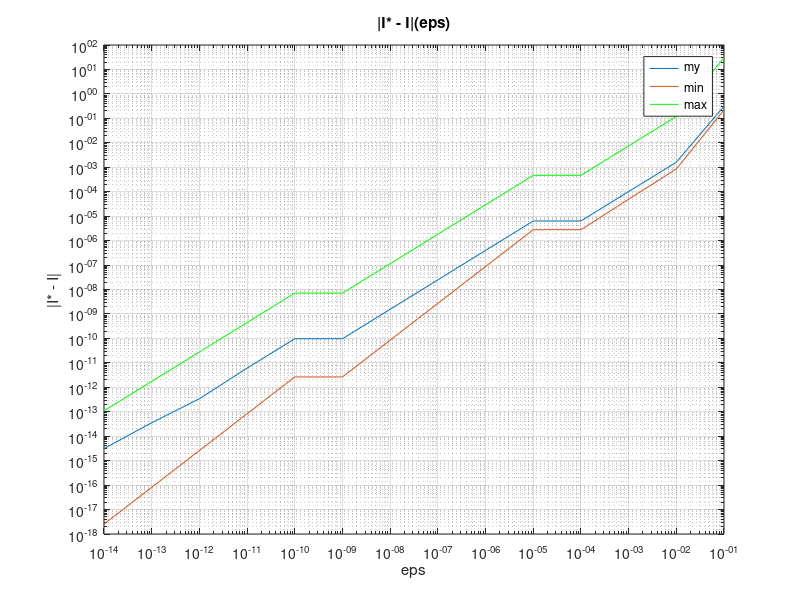
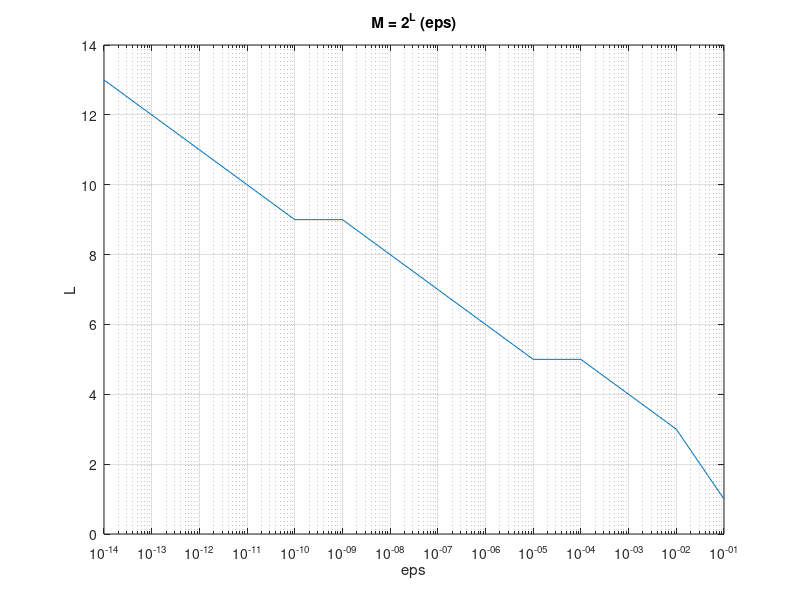

MATLAB code for these plots, in order:
A = load('output1.txt');
mistake = A(:, 1);
eps = A(:, 2);
max = A(:, 3);
min = A(:, 4);
loglog(eps, mistake)
grid on
hold on
loglog(eps, min)
hold on
loglog(eps, max, 'g')
legend('my', 'min', 'max')
xlabel('eps')
ylabel('|I* - I|')
title('|I* - I|(eps)')

figure
A = load('output2.txt');
L = A(:, 1);
eps = A(:, 2);
semilogx(eps, L)
grid on
xlabel('eps')
ylabel('L')
title('M = 2^L (eps)')